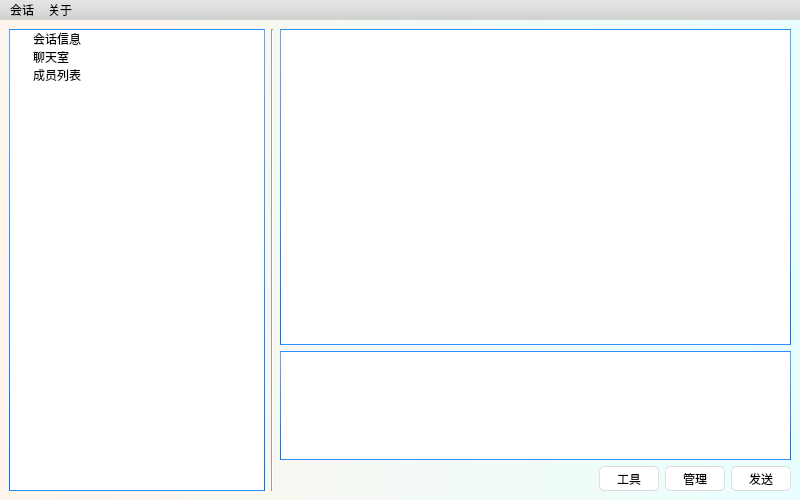
<?xml version="1.0" encoding="UTF-8"?>
<ui version="4.0">
 <author>Advanced_Killer</author>
 <class>LatexamWindow</class>
 <widget class="QMainWindow" name="LatexamWindow">
  <property name="geometry">
   <rect>
    <x>0</x>
    <y>0</y>
    <width>800</width>
    <height>500</height>
   </rect>
  </property>
  <property name="minimumSize">
   <size>
    <width>800</width>
    <height>500</height>
   </size>
  </property>
  <property name="windowTitle">
   <string>Latexam 考试系统</string>
  </property>
  <property name="windowIcon">
   <iconset>
    <normalon>:/latexam/Latexam.ico</normalon>
   </iconset>
  </property>
  <property name="styleSheet">
   <string notr="true">/*
Aqua Style Sheet for QT Applications
Author: Jaime A. Quiroga P.
Company: GTRONICK
Last updated: 22/01/2019, 07:55.
Available at: https://github.com/GTRONICK/QSS/blob/master/Aqua.qss
*/
QMainWindow {
	background-color: qlineargradient(spread:pad, x1:0, y1:0, x2:1, y2:0, stop:0 rgba(255, 244, 235, 255), stop:1 rgba(233, 255, 255, 255));
}
QTextEdit {
	border-width: 1px;
	border-style: solid;
	border-color: qlineargradient(spread:pad, x1:0.5, y1:1, x2:0.5, y2:0, stop:0 rgba(0, 113, 255, 255), stop:1 rgba(91, 171, 252, 255));
}
QTreeWidget {
	border-width: 1px;
	border-style: solid;
	border-color: qlineargradient(spread:pad, x1:0.5, y1:1, x2:0.5, y2:0, stop:0 rgba(0, 113, 255, 255), stop:1 rgba(91, 171, 252, 255));
}
QPlainTextEdit {
	border-width: 1px;
	border-style: solid;
	border-color: qlineargradient(spread:pad, x1:0.5, y1:1, x2:0.5, y2:0, stop:0 rgba(0, 113, 255, 255), stop:1 rgba(91, 171, 252, 255));
}
QToolButton {
	border-style: solid;
	border-top-color: qlineargradient(spread:pad, x1:0.5, y1:1, x2:0.5, y2:0, stop:0 rgb(215, 215, 215), stop:1 rgb(222, 222, 222));
	border-right-color: qlineargradient(spread:pad, x1:0, y1:0.5, x2:1, y2:0.5, stop:0 rgb(217, 217, 217), stop:1 rgb(227, 227, 227));
	border-left-color: qlineargradient(spread:pad, x1:0, y1:0.5, x2:1, y2:0.5, stop:0 rgb(227, 227, 227), stop:1 rgb(217, 217, 217));
	border-bottom-color: qlineargradient(spread:pad, x1:0.5, y1:1, x2:0.5, y2:0, stop:0 rgb(215, 215, 215), stop:1 rgb(222, 222, 222));
	border-width: 1px;
	border-radius: 5px;
	color: rgb(0,0,0);
	padding: 2px;
	background-color: rgb(255,255,255);
}
QToolButton:hover{
	border-style: solid;
	border-top-color: qlineargradient(spread:pad, x1:0.5, y1:1, x2:0.5, y2:0, stop:0 rgb(195, 195, 195), stop:1 rgb(222, 222, 222));
	border-right-color: qlineargradient(spread:pad, x1:0, y1:0.5, x2:1, y2:0.5, stop:0 rgb(197, 197, 197), stop:1 rgb(227, 227, 227));
	border-left-color: qlineargradient(spread:pad, x1:0, y1:0.5, x2:1, y2:0.5, stop:0 rgb(227, 227, 227), stop:1 rgb(197, 197, 197));
	border-bottom-color: qlineargradient(spread:pad, x1:0.5, y1:1, x2:0.5, y2:0, stop:0 rgb(195, 195, 195), stop:1 rgb(222, 222, 222));
	border-width: 1px;
	border-radius: 5px;
	color: rgb(0,0,0);
	padding: 2px;
	background-color: rgb(255,255,255);
}
QToolButton:pressed{
	border-style: solid;
	border-top-color: qlineargradient(spread:pad, x1:0.5, y1:1, x2:0.5, y2:0, stop:0 rgb(215, 215, 215), stop:1 rgb(222, 222, 222));
	border-right-color: qlineargradient(spread:pad, x1:0, y1:0.5, x2:1, y2:0.5, stop:0 rgb(217, 217, 217), stop:1 rgb(227, 227, 227));
	border-left-color: qlineargradient(spread:pad, x1:0, y1:0.5, x2:1, y2:0.5, stop:0 rgb(227, 227, 227), stop:1 rgb(217, 217, 217));
	border-bottom-color: qlineargradient(spread:pad, x1:0.5, y1:1, x2:0.5, y2:0, stop:0 rgb(215, 215, 215), stop:1 rgb(222, 222, 222));
	border-width: 1px;
	border-radius: 5px;
	color: rgb(0,0,0);
	padding: 2px;
	background-color: rgb(142,142,142);
}
QPushButton{
	border-style: solid;
	border-top-color: qlineargradient(spread:pad, x1:0.5, y1:1, x2:0.5, y2:0, stop:0 rgb(215, 215, 215), stop:1 rgb(222, 222, 222));
	border-right-color: qlineargradient(spread:pad, x1:0, y1:0.5, x2:1, y2:0.5, stop:0 rgb(217, 217, 217), stop:1 rgb(227, 227, 227));
	border-left-color: qlineargradient(spread:pad, x1:0, y1:0.5, x2:1, y2:0.5, stop:0 rgb(227, 227, 227), stop:1 rgb(217, 217, 217));
	border-bottom-color: qlineargradient(spread:pad, x1:0.5, y1:1, x2:0.5, y2:0, stop:0 rgb(215, 215, 215), stop:1 rgb(222, 222, 222));
	border-width: 1px;
	border-radius: 5px;
	color: rgb(0,0,0);
	padding: 2px;
	background-color: rgb(255,255,255);
}
QPushButton::default{
	border-style: solid;
	border-top-color: qlineargradient(spread:pad, x1:0.5, y1:1, x2:0.5, y2:0, stop:0 rgb(215, 215, 215), stop:1 rgb(222, 222, 222));
	border-right-color: qlineargradient(spread:pad, x1:0, y1:0.5, x2:1, y2:0.5, stop:0 rgb(217, 217, 217), stop:1 rgb(227, 227, 227));
	border-left-color: qlineargradient(spread:pad, x1:0, y1:0.5, x2:1, y2:0.5, stop:0 rgb(227, 227, 227), stop:1 rgb(217, 217, 217));
	border-bottom-color: qlineargradient(spread:pad, x1:0.5, y1:1, x2:0.5, y2:0, stop:0 rgb(215, 215, 215), stop:1 rgb(222, 222, 222));
	border-width: 1px;
	border-radius: 5px;
	color: rgb(0,0,0);
	padding: 2px;
	background-color: rgb(255,255,255);
}
QPushButton:hover{
	border-style: solid;
	border-top-color: qlineargradient(spread:pad, x1:0.5, y1:1, x2:0.5, y2:0, stop:0 rgb(195, 195, 195), stop:1 rgb(222, 222, 222));
	border-right-color: qlineargradient(spread:pad, x1:0, y1:0.5, x2:1, y2:0.5, stop:0 rgb(197, 197, 197), stop:1 rgb(227, 227, 227));
	border-left-color: qlineargradient(spread:pad, x1:0, y1:0.5, x2:1, y2:0.5, stop:0 rgb(227, 227, 227), stop:1 rgb(197, 197, 197));
	border-bottom-color: qlineargradient(spread:pad, x1:0.5, y1:1, x2:0.5, y2:0, stop:0 rgb(195, 195, 195), stop:1 rgb(222, 222, 222));
	border-width: 1px;
	border-radius: 5px;
	color: rgb(0,0,0);
	padding: 2px;
	background-color: rgb(255,255,255);
}
QPushButton:pressed{
	border-style: solid;
	border-top-color: qlineargradient(spread:pad, x1:0.5, y1:1, x2:0.5, y2:0, stop:0 rgb(215, 215, 215), stop:1 rgb(222, 222, 222));
	border-right-color: qlineargradient(spread:pad, x1:0, y1:0.5, x2:1, y2:0.5, stop:0 rgb(217, 217, 217), stop:1 rgb(227, 227, 227));
	border-left-color: qlineargradient(spread:pad, x1:0, y1:0.5, x2:1, y2:0.5, stop:0 rgb(227, 227, 227), stop:1 rgb(217, 217, 217));
	border-bottom-color: qlineargradient(spread:pad, x1:0.5, y1:1, x2:0.5, y2:0, stop:0 rgb(215, 215, 215), stop:1 rgb(222, 222, 222));
	border-width: 1px;
	border-radius: 5px;
	color: rgb(0,0,0);
	padding: 2px;
	background-color: rgb(142,142,142);
}
QPushButton:disabled{
	border-style: solid;
	border-top-color: qlineargradient(spread:pad, x1:0.5, y1:1, x2:0.5, y2:0, stop:0 rgb(215, 215, 215), stop:1 rgb(222, 222, 222));
	border-right-color: qlineargradient(spread:pad, x1:0, y1:0.5, x2:1, y2:0.5, stop:0 rgb(217, 217, 217), stop:1 rgb(227, 227, 227));
	border-left-color: qlineargradient(spread:pad, x1:0, y1:0.5, x2:1, y2:0.5, stop:0 rgb(227, 227, 227), stop:1 rgb(217, 217, 217));
	border-bottom-color: qlineargradient(spread:pad, x1:0.5, y1:1, x2:0.5, y2:0, stop:0 rgb(215, 215, 215), stop:1 rgb(222, 222, 222));
	border-width: 1px;
	border-radius: 5px;
	color: #808086;
	padding: 2px;
	background-color: rgb(142,142,142);
}
QLineEdit {
	border-width: 1px; border-radius: 4px;
	border-style: solid;
	border-color: qlineargradient(spread:pad, x1:0.5, y1:1, x2:0.5, y2:0, stop:0 rgba(0, 113, 255, 255), stop:1 rgba(91, 171, 252, 255));
}
QLabel {
	color: #000000;
}
QLCDNumber {
	color: rgb(0, 113, 255, 255);
}
QProgressBar {
	text-align: center;
	color: rgb(240, 240, 240);
	border-width: 1px; 
	border-radius: 10px;
	border-color: rgb(230, 230, 230);
	border-style: solid;
	background-color:rgb(207,207,207);
}
QProgressBar::chunk {
	background-color: qlineargradient(spread:pad, x1:0.5, y1:1, x2:0.5, y2:0, stop:0 rgba(49, 147, 250, 255), stop:1 rgba(34, 142, 255, 255));
	border-radius: 10px;
}
QMenuBar {
	background-color: qlineargradient(spread:pad, x1:0.5, y1:1, x2:0.5, y2:0, stop:0 rgba(207, 209, 207, 255), stop:1 rgba(230, 229, 230, 255));
}
QMenuBar::item {
	color: #000000;
  	spacing: 3px;
  	padding: 1px 4px;
	background-color: qlineargradient(spread:pad, x1:0.5, y1:1, x2:0.5, y2:0, stop:0 rgba(207, 209, 207, 255), stop:1 rgba(230, 229, 230, 255));
}

QMenuBar::item:selected {
  	background-color: qlineargradient(spread:pad, x1:0.5, y1:1, x2:0.5, y2:0, stop:0 rgba(0, 113, 255, 255), stop:1 rgba(91, 171, 252, 255));
	color: #FFFFFF;
}
QMenu::item:selected {
	border-style: solid;
	border-top-color: transparent;
	border-right-color: transparent;
	border-left-color: qlineargradient(spread:pad, x1:0.5, y1:1, x2:0.5, y2:0, stop:0 rgba(0, 113, 255, 255), stop:1 rgba(91, 171, 252, 255));
	border-bottom-color: transparent;
	border-left-width: 2px;
	color: #000000;
	padding-left:15px;
	padding-top:4px;
	padding-bottom:4px;
	padding-right:7px;
}
QMenu::item {
	border-style: solid;
	border-top-color: transparent;
	border-right-color: transparent;
	border-left-color: transparent;
	border-bottom-color: transparent;
	border-bottom-width: 1px;
	color: #000000;
	padding-left:17px;
	padding-top:4px;
	padding-bottom:4px;
	padding-right:7px;
}
QTabWidget {
	color:rgb(0,0,0);
	background-color:#000000;
}
QTabWidget::pane {
		border-color: rgb(223,223,223);
		background-color:rgb(226,226,226);
		border-style: solid;
		border-width: 2px;
    	border-radius: 6px;
}
QTabBar::tab:first {
	border-style: solid;
	border-left-width:1px;
	border-right-width:0px;
	border-top-width:1px;
	border-bottom-width:1px;
	border-top-color: rgb(209,209,209);
	border-left-color: qlineargradient(spread:pad, x1:0.5, y1:1, x2:0.5, y2:0, stop:0 rgba(209, 209, 209, 209), stop:1 rgba(229, 229, 229, 229));
	border-bottom-color: rgb(229,229,229);
	border-top-left-radius: 4px;
	border-bottom-left-radius: 4px;
	color: #000000;
	padding: 3px;
	margin-left:0px;
	background-color: qlineargradient(spread:pad, x1:0.5, y1:1, x2:0.5, y2:0, stop:0 rgba(247, 247, 247, 255), stop:1 rgba(255, 255, 255, 255));
}
QTabBar::tab:last {
	border-style: solid;
	border-width:1px;
	border-top-color: rgb(209,209,209);
	border-left-color: qlineargradient(spread:pad, x1:0.5, y1:1, x2:0.5, y2:0, stop:0 rgba(209, 209, 209, 209), stop:1 rgba(229, 229, 229, 229));
	border-right-color: qlineargradient(spread:pad, x1:0.5, y1:1, x2:0.5, y2:0, stop:0 rgba(209, 209, 209, 209), stop:1 rgba(229, 229, 229, 229));
	border-bottom-color: rgb(229,229,229);
	border-top-right-radius: 4px;
	border-bottom-right-radius: 4px;
	color: #000000;
	padding: 3px;
	margin-left:0px;
	background-color: qlineargradient(spread:pad, x1:0.5, y1:1, x2:0.5, y2:0, stop:0 rgba(247, 247, 247, 255), stop:1 rgba(255, 255, 255, 255));
}
QTabBar::tab {
	border-style: solid;
	border-top-width:1px;
	border-bottom-width:1px;
	border-left-width:1px;
	border-top-color: rgb(209,209,209);
	border-left-color: qlineargradient(spread:pad, x1:0.5, y1:1, x2:0.5, y2:0, stop:0 rgba(209, 209, 209, 209), stop:1 rgba(229, 229, 229, 229));
	border-bottom-color: rgb(229,229,229);
	color: #000000;
	padding: 3px;
	margin-left:0px;
	background-color: qlineargradient(spread:pad, x1:0.5, y1:1, x2:0.5, y2:0, stop:0 rgba(247, 247, 247, 255), stop:1 rgba(255, 255, 255, 255));
}
QTabBar::tab:selected, QTabBar::tab:last:selected, QTabBar::tab:hover {
  	border-style: solid;
  	border-left-width:1px;
	border-right-color: transparent;
	border-top-color: rgb(209,209,209);
	border-left-color: qlineargradient(spread:pad, x1:0.5, y1:1, x2:0.5, y2:0, stop:0 rgba(209, 209, 209, 209), stop:1 rgba(229, 229, 229, 229));
	border-bottom-color: rgb(229,229,229);
	color: #FFFFFF;
	padding: 3px;
	margin-left:0px;
	background-color: qlineargradient(spread:pad, x1:0.5, y1:1, x2:0.5, y2:0, stop:0 rgba(0, 113, 255, 255), stop:1 rgba(91, 171, 252, 255));
}

QTabBar::tab:selected, QTabBar::tab:first:selected, QTabBar::tab:hover {
  	border-style: solid;
  	border-left-width:1px;
  	border-bottom-width:1px;
  	border-top-width:1px;
	border-right-color: transparent;
	border-top-color: rgb(209,209,209);
	border-left-color: qlineargradient(spread:pad, x1:0.5, y1:1, x2:0.5, y2:0, stop:0 rgba(209, 209, 209, 209), stop:1 rgba(229, 229, 229, 229));
	border-bottom-color: rgb(229,229,229);
	color: #FFFFFF;
	padding: 3px;
	margin-left:0px;
	background-color: qlineargradient(spread:pad, x1:0.5, y1:1, x2:0.5, y2:0, stop:0 rgba(0, 113, 255, 255), stop:1 rgba(91, 171, 252, 255));
}

QCheckBox {
	color: #000000;
	padding: 2px;
}
QCheckBox:disabled {
	color: #808086;
	padding: 2px;
}

QCheckBox:hover {
	border-radius:4px;
	border-style:solid;
	padding-left: 1px;
	padding-right: 1px;
	padding-bottom: 1px;
	padding-top: 1px;
	border-width:1px;
	border-color: transparent;
}
QCheckBox::indicator:checked {

	height: 10px;
	width: 10px;
	border-style:solid;
	border-width: 1px;
	border-color: qlineargradient(spread:pad, x1:0.5, y1:1, x2:0.5, y2:0, stop:0 rgba(0, 113, 255, 255), stop:1 rgba(91, 171, 252, 255));
	color: #000000;
	background-color: qlineargradient(spread:pad, x1:0.5, y1:1, x2:0.5, y2:0, stop:0 rgba(0, 113, 255, 255), stop:1 rgba(91, 171, 252, 255));
}
QCheckBox::indicator:unchecked {

	height: 10px;
	width: 10px;
	border-style:solid;
	border-width: 1px;
	border-color: qlineargradient(spread:pad, x1:0.5, y1:1, x2:0.5, y2:0, stop:0 rgba(0, 113, 255, 255), stop:1 rgba(91, 171, 252, 255));
	color: #000000;
}
QRadioButton {
	color: 000000;
	padding: 1px;
}
QRadioButton::indicator:checked {
	height: 10px;
	width: 10px;
	border-style:solid;
	border-radius:5px;
	border-width: 1px;
	border-color: qlineargradient(spread:pad, x1:0.5, y1:1, x2:0.5, y2:0, stop:0 rgba(0, 113, 255, 255), stop:1 rgba(91, 171, 252, 255));
	color: #a9b7c6;
	background-color: qlineargradient(spread:pad, x1:0.5, y1:1, x2:0.5, y2:0, stop:0 rgba(0, 113, 255, 255), stop:1 rgba(91, 171, 252, 255));
}
QRadioButton::indicator:!checked {
	height: 10px;
	width: 10px;
	border-style:solid;
	border-radius:5px;
	border-width: 1px;
	border-color: qlineargradient(spread:pad, x1:0.5, y1:1, x2:0.5, y2:0, stop:0 rgba(0, 113, 255, 255), stop:1 rgba(91, 171, 252, 255));
	color: #a9b7c6;
	background-color: transparent;
}
QStatusBar {
	color:#027f7f;
}
QSpinBox {
	border-style: solid;
	border-width: 1px;
	border-color: qlineargradient(spread:pad, x1:0.5, y1:1, x2:0.5, y2:0, stop:0 rgba(0, 113, 255, 255), stop:1 rgba(91, 171, 252, 255));
}
QDoubleSpinBox {
	border-style: solid;
	border-width: 1px;
	border-color: qlineargradient(spread:pad, x1:0.5, y1:1, x2:0.5, y2:0, stop:0 rgba(0, 113, 255, 255), stop:1 rgba(91, 171, 252, 255));
}
QTimeEdit {
	border-style: solid;
	border-width: 1px;
	border-color: qlineargradient(spread:pad, x1:0.5, y1:1, x2:0.5, y2:0, stop:0 rgba(0, 113, 255, 255), stop:1 rgba(91, 171, 252, 255));
}
QDateTimeEdit {
	border-style: solid;
	border-width: 1px;
	border-color: qlineargradient(spread:pad, x1:0.5, y1:1, x2:0.5, y2:0, stop:0 rgba(0, 113, 255, 255), stop:1 rgba(91, 171, 252, 255));
}
QDateEdit {
	border-style: solid;
	border-width: 1px;
	border-color: qlineargradient(spread:pad, x1:0.5, y1:1, x2:0.5, y2:0, stop:0 rgba(0, 113, 255, 255), stop:1 rgba(91, 171, 252, 255));
}

QToolBox {
	color: #a9b7c6;
	background-color:#000000;
}
QToolBox::tab {
	color: #a9b7c6;
	background-color:#000000;
}
QToolBox::tab:selected {
	color: #FFFFFF;
	background-color:#000000;
}
QScrollArea {
	color: #FFFFFF;
	background-color:#000000;
}
QSlider::groove:horizontal {
	height: 5px;
	background-color: qlineargradient(spread:pad, x1:0.5, y1:1, x2:0.5, y2:0, stop:0 rgba(49, 147, 250, 255), stop:1 rgba(34, 142, 255, 255));
}
QSlider::groove:vertical {
	width: 5px;
	background-color: qlineargradient(spread:pad, x1:0.5, y1:1, x2:0.5, y2:0, stop:0 rgba(49, 147, 250, 255), stop:1 rgba(34, 142, 255, 255));
}
QSlider::handle:horizontal {
	background: rgb(253,253,253);
	border-style: solid;
	border-width: 1px;
	border-color: rgb(207,207,207);
	width: 12px;
	margin: -5px 0;
	border-radius: 7px;
}
QSlider::handle:vertical {
	background: rgb(253,253,253);
	border-style: solid;
	border-width: 1px;
	border-color: rgb(207,207,207);
	height: 12px;
	margin: 0 -5px;
	border-radius: 7px;
}
QSlider::add-page:horizontal {
    background: rgb(181,181,181);
}
QSlider::add-page:vertical {
    background: rgb(181,181,181);
}
QSlider::sub-page:horizontal {
    background-color: qlineargradient(spread:pad, x1:0.5, y1:1, x2:0.5, y2:0, stop:0 rgba(49, 147, 250, 255), stop:1 rgba(34, 142, 255, 255));
}
QSlider::sub-page:vertical {
    background-color: qlineargradient(spread:pad, y1:0.5, x1:1, y2:0.5, x2:0, stop:0 rgba(49, 147, 250, 255), stop:1 rgba(34, 142, 255, 255));
}
QScrollBar:horizontal {
	max-height: 20px;
	border: 1px transparent grey;
	margin: 0px 20px 0px 20px;
}
QScrollBar:vertical {
	max-width: 20px;
	border: 1px transparent grey;
	margin: 20px 0px 20px 0px;
}
QScrollBar::handle:horizontal {
	background: rgb(253,253,253);
	border-style: solid;
	border-width: 1px;
	border-color: rgb(207,207,207);
	border-radius: 7px;
	min-width: 25px;
}
QScrollBar::handle:horizontal:hover {
	background: rgb(253,253,253);
	border-style: solid;
	border-width: 1px;
	border-color: rgb(147, 200, 200);
	border-radius: 7px;
	min-width: 25px;
}
QScrollBar::handle:vertical {
	background: rgb(253,253,253);
	border-style: solid;
	border-width: 1px;
	border-color: rgb(207,207,207);
	border-radius: 7px;
	min-height: 25px;
}
QScrollBar::handle:vertical:hover {
	background: rgb(253,253,253);
	border-style: solid;
	border-width: 1px;
	border-color: rgb(147, 200, 200);
	border-radius: 7px;
	min-height: 25px;
}
QScrollBar::add-line:horizontal {
   border: 2px transparent grey;
   border-top-right-radius: 7px;
   border-bottom-right-radius: 7px;
   background: rgba(34, 142, 255, 255);
   width: 20px;
   subcontrol-position: right;
   subcontrol-origin: margin;
}
QScrollBar::add-line:horizontal:pressed {
   border: 2px transparent grey;
   border-top-right-radius: 7px;
   border-bottom-right-radius: 7px;
   background: rgb(181,181,181);
   width: 20px;
   subcontrol-position: right;
   subcontrol-origin: margin;
}
QScrollBar::add-line:vertical {
   border: 2px transparent grey;
   border-bottom-left-radius: 7px;
   border-bottom-right-radius: 7px;
   background: rgba(34, 142, 255, 255);
   height: 20px;
   subcontrol-position: bottom;
   subcontrol-origin: margin;
}
QScrollBar::add-line:vertical:pressed {
   border: 2px transparent grey;
   border-bottom-left-radius: 7px;
   border-bottom-right-radius: 7px;
   background: rgb(181,181,181);
   height: 20px;
   subcontrol-position: bottom;
   subcontrol-origin: margin;
}
QScrollBar::sub-line:horizontal {
   border: 2px transparent grey;
   border-top-left-radius: 7px;
   border-bottom-left-radius: 7px;
   background: rgba(34, 142, 255, 255);
   width: 20px;
   subcontrol-position: left;
   subcontrol-origin: margin;
}
QScrollBar::sub-line:horizontal:pressed {
   border: 2px transparent grey;
   border-top-left-radius: 7px;
   border-bottom-left-radius: 7px;
   background: rgb(181,181,181);
   width: 20px;
   subcontrol-position: left;
   subcontrol-origin: margin;
}
QScrollBar::sub-line:vertical {
   border: 2px transparent grey;
   border-top-left-radius: 7px;
   border-top-right-radius: 7px;
   background: rgba(34, 142, 255, 255);
   height: 20px;
   subcontrol-position: top;
   subcontrol-origin: margin;
}
QScrollBar::sub-line:vertical:pressed {
   border: 2px transparent grey;
   border-top-left-radius: 7px;
   border-top-right-radius: 7px;
   background: rgb(181,181,181);
   height: 20px;
   subcontrol-position: top;
   subcontrol-origin: margin;
}
QScrollBar::left-arrow:horizontal {
   border: 1px transparent grey;
   border-top-left-radius: 3px;
   border-bottom-left-radius: 3px;
   width: 6px;
   height: 6px;
   background: white;
}
QScrollBar::right-arrow:horizontal {
   border: 1px transparent grey;
   border-top-right-radius: 3px;
   border-bottom-right-radius: 3px;
   width: 6px;
   height: 6px;
   background: white;
}
QScrollBar::up-arrow:vertical {
   border: 1px transparent grey;
   border-top-left-radius: 3px;
   border-top-right-radius: 3px;
   width: 6px;
   height: 6px;
   background: white;
}
QScrollBar::down-arrow:vertical {
   border: 1px transparent grey;
   border-bottom-left-radius: 3px;
   border-bottom-right-radius: 3px;
   width: 6px;
   height: 6px;
   background: white;
}
QScrollBar::add-page:horizontal, QScrollBar::sub-page:horizontal {
   background: none;
}
QScrollBar::add-page:vertical, QScrollBar::sub-page:vertical {
   background: none;
}</string>
  </property>
  <widget class="QWidget" name="centralwidget">
   <layout class="QHBoxLayout" name="horizontalLayout_3">
    <item>
     <layout class="QHBoxLayout" name="horizontalLayout_2">
      <item>
       <widget class="QTreeWidget" name="output_status">
        <property name="sizePolicy">
         <sizepolicy hsizetype="Fixed" vsizetype="Expanding">
          <horstretch>0</horstretch>
          <verstretch>0</verstretch>
         </sizepolicy>
        </property>
        <property name="font">
         <font>
          <pointsize>9</pointsize>
         </font>
        </property>
        <attribute name="headerVisible">
         <bool>false</bool>
        </attribute>
        <column>
         <property name="text">
          <string/>
         </property>
        </column>
        <item>
         <property name="text">
          <string>会话信息</string>
         </property>
        </item>
        <item>
         <property name="text">
          <string>聊天室</string>
         </property>
        </item>
        <item>
         <property name="text">
          <string>成员列表</string>
         </property>
        </item>
       </widget>
      </item>
      <item>
       <widget class="Line" name="line">
        <property name="orientation">
         <enum>Qt::Vertical</enum>
        </property>
       </widget>
      </item>
      <item>
       <layout class="QVBoxLayout" name="verticalLayout_3">
        <item>
         <widget class="QTextBrowser" name="output_message">
          <property name="sizePolicy">
           <sizepolicy hsizetype="Expanding" vsizetype="Expanding">
            <horstretch>0</horstretch>
            <verstretch>200</verstretch>
           </sizepolicy>
          </property>
          <property name="font">
           <font>
            <pointsize>9</pointsize>
           </font>
          </property>
          <property name="inputMethodHints">
           <set>Qt::ImhNone</set>
          </property>
          <property name="openExternalLinks">
           <bool>true</bool>
          </property>
         </widget>
        </item>
        <item>
         <layout class="QVBoxLayout" name="verticalLayout_2">
          <item>
           <widget class="QPlainTextEdit" name="input_message">
            <property name="maximumSize">
             <size>
              <width>16777215</width>
              <height>109</height>
             </size>
            </property>
            <property name="font">
             <font>
              <pointsize>9</pointsize>
             </font>
            </property>
           </widget>
          </item>
          <item>
           <layout class="QHBoxLayout" name="horizontalLayout">
            <item>
             <spacer name="horizontalSpacer">
              <property name="orientation">
               <enum>Qt::Horizontal</enum>
              </property>
              <property name="sizeHint" stdset="0">
               <size>
                <width>40</width>
                <height>20</height>
               </size>
              </property>
             </spacer>
            </item>
            <item>
             <widget class="QPushButton" name="button_tool">
              <property name="minimumSize">
               <size>
                <width>60</width>
                <height>25</height>
               </size>
              </property>
              <property name="maximumSize">
               <size>
                <width>60</width>
                <height>25</height>
               </size>
              </property>
              <property name="text">
               <string>工具</string>
              </property>
             </widget>
            </item>
            <item>
             <widget class="QPushButton" name="button_manage">
              <property name="minimumSize">
               <size>
                <width>60</width>
                <height>25</height>
               </size>
              </property>
              <property name="maximumSize">
               <size>
                <width>60</width>
                <height>25</height>
               </size>
              </property>
              <property name="text">
               <string>管理</string>
              </property>
             </widget>
            </item>
            <item>
             <widget class="QPushButton" name="button_send">
              <property name="minimumSize">
               <size>
                <width>60</width>
                <height>25</height>
               </size>
              </property>
              <property name="maximumSize">
               <size>
                <width>60</width>
                <height>25</height>
               </size>
              </property>
              <property name="text">
               <string>发送</string>
              </property>
              <property name="shortcut">
               <string>Ctrl+Return</string>
              </property>
             </widget>
            </item>
           </layout>
          </item>
         </layout>
        </item>
       </layout>
      </item>
     </layout>
    </item>
    <item>
     <layout class="QVBoxLayout" name="verticalLayout"/>
    </item>
   </layout>
  </widget>
  <widget class="QMenuBar" name="menubar">
   <property name="geometry">
    <rect>
     <x>0</x>
     <y>0</y>
     <width>800</width>
     <height>19</height>
    </rect>
   </property>
   <widget class="QMenu" name="menu">
    <property name="title">
     <string>会话</string>
    </property>
    <addaction name="action_login"/>
    <addaction name="action_sessionmgr"/>
    <addaction name="action_disconnect"/>
    <addaction name="separator"/>
    <addaction name="action_exit"/>
   </widget>
   <widget class="QMenu" name="menu_2">
    <property name="title">
     <string>关于</string>
    </property>
    <addaction name="action_about"/>
    <addaction name="action"/>
   </widget>
   <addaction name="menu"/>
   <addaction name="menu_2"/>
  </widget>
  <action name="action_login">
   <property name="text">
    <string>连接会话</string>
   </property>
  </action>
  <action name="action_sessionmgr">
   <property name="text">
    <string>会话管理器</string>
   </property>
  </action>
  <action name="action_disconnect">
   <property name="text">
    <string>断开会话</string>
   </property>
  </action>
  <action name="action_exit">
   <property name="text">
    <string>退出Lhat</string>
   </property>
  </action>
  <action name="action_about">
   <property name="text">
    <string>关于Lhat</string>
   </property>
  </action>
  <action name="action">
   <property name="text">
    <string>帮助</string>
   </property>
  </action>
 </widget>
 <tabstops>
  <tabstop>input_message</tabstop>
  <tabstop>output_message</tabstop>
  <tabstop>output_status</tabstop>
 </tabstops>
 <resources>
  <include location="Latexam.qrc"/>
 </resources>
 <connections>
  <connection>
   <sender>menubar</sender>
   <signal>triggered(QAction*)</signal>
   <receiver>LatexamWindow</receiver>
   <slot>triggeredMenubar(QAction*)</slot>
   <hints>
    <hint type="sourcelabel">
     <x>143</x>
     <y>15</y>
    </hint>
    <hint type="destinationlabel">
     <x>276</x>
     <y>28</y>
    </hint>
   </hints>
  </connection>
  <connection>
   <sender>button_send</sender>
   <signal>clicked()</signal>
   <receiver>LatexamWindow</receiver>
   <slot>sendMessage()</slot>
   <hints>
    <hint type="sourcelabel">
     <x>747</x>
     <y>470</y>
    </hint>
    <hint type="destinationlabel">
     <x>747</x>
     <y>439</y>
    </hint>
   </hints>
  </connection>
  <connection>
   <sender>button_manage</sender>
   <signal>clicked()</signal>
   <receiver>LatexamWindow</receiver>
   <slot>onManage()</slot>
   <hints>
    <hint type="sourcelabel">
     <x>683</x>
     <y>473</y>
    </hint>
    <hint type="destinationlabel">
     <x>682</x>
     <y>461</y>
    </hint>
   </hints>
  </connection>
  <connection>
   <sender>button_tool</sender>
   <signal>clicked()</signal>
   <receiver>LatexamWindow</receiver>
   <slot>onTool()</slot>
   <hints>
    <hint type="sourcelabel">
     <x>616</x>
     <y>472</y>
    </hint>
    <hint type="destinationlabel">
     <x>600</x>
     <y>457</y>
    </hint>
   </hints>
  </connection>
  <connection>
   <sender>output_status</sender>
   <signal>itemPressed(QTreeWidgetItem*,int)</signal>
   <receiver>LatexamWindow</receiver>
   <slot>onStatusClicked(QTreeWidgetItem*)</slot>
   <hints>
    <hint type="sourcelabel">
     <x>127</x>
     <y>214</y>
    </hint>
    <hint type="destinationlabel">
     <x>6</x>
     <y>209</y>
    </hint>
   </hints>
  </connection>
 </connections>
 <slots>
  <slot>triggeredMenubar(QAction*)</slot>
  <slot>sendMessage()</slot>
  <slot>onManage()</slot>
  <slot>onTool()</slot>
  <slot>onStatusClicked(QTreeWidgetItem*)</slot>
 </slots>
</ui>
